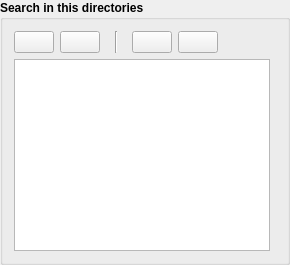
           <widget class="QGroupBox" name="groupBox_IncludeDirectories">
            <property name="font">
             <font>
              <bold>true</bold>
             </font>
            </property>
            <property name="title">
             <string>Search in this directories</string>
            </property>
            <layout class="QGridLayout" name="gridLayout_20">
             <item row="0" column="0" colspan="2">
              <layout class="QHBoxLayout" name="horizontalLayout_2">
               <item>
                <widget class="QPushButton" name="btn_AddIncludedDirectory">
                 <property name="toolTip">
                  <string>Add a directory to the include list.</string>
                 </property>
                 <property name="text">
                  <string/>
                 </property>
                 <property name="icon">
                  <iconset resource="resources.qrc">
                   <normaloff>:/icons/resources/icons/svg/add.svg</normaloff>:/icons/resources/icons/svg/add.svg</iconset>
                 </property>
                </widget>
               </item>
               <item>
                <widget class="QPushButton" name="btn_DeleteIncludedDirectories">
                 <property name="toolTip">
                  <string>Remove selected directories from the include list.</string>
                 </property>
                 <property name="text">
                  <string/>
                 </property>
                 <property name="icon">
                  <iconset resource="resources.qrc">
                   <normaloff>:/icons/resources/icons/svg/delete.svg</normaloff>:/icons/resources/icons/svg/delete.svg</iconset>
                 </property>
                </widget>
               </item>
               <item>
                <widget class="Line" name="line_4">
                 <property name="minimumSize">
                  <size>
                   <width>20</width>
                   <height>0</height>
                  </size>
                 </property>
                 <property name="maximumSize">
                  <size>
                   <width>20</width>
                   <height>16777215</height>
                  </size>
                 </property>
                 <property name="orientation">
                  <enum>Qt::Orientation::Vertical</enum>
                 </property>
                </widget>
               </item>
               <item>
                <widget class="QPushButton" name="btn_PasteIncludedDirectories">
                 <property name="toolTip">
                  <string>Paste directories into the include list from the clipboard.</string>
                 </property>
                 <property name="text">
                  <string/>
                 </property>
                 <property name="icon">
                  <iconset resource="resources.qrc">
                   <normaloff>:/icons/resources/icons/svg/paste.svg</normaloff>:/icons/resources/icons/svg/paste.svg</iconset>
                 </property>
                </widget>
               </item>
               <item>
                <widget class="QPushButton" name="btn_CopyIncludedDirectories">
                 <property name="toolTip">
                  <string>Copy selected directories from the include list to the clipboard.</string>
                 </property>
                 <property name="text">
                  <string/>
                 </property>
                 <property name="icon">
                  <iconset resource="resources.qrc">
                   <normaloff>:/icons/resources/icons/svg/copy.svg</normaloff>:/icons/resources/icons/svg/copy.svg</iconset>
                 </property>
                </widget>
               </item>
               <item>
                <spacer name="horizontalSpacer_4">
                 <property name="orientation">
                  <enum>Qt::Orientation::Horizontal</enum>
                 </property>
                 <property name="sizeHint" stdset="0">
                  <size>
                   <width>40</width>
                   <height>20</height>
                  </size>
                 </property>
                </spacer>
               </item>
              </layout>
             </item>
             <item row="1" column="0">
              <widget class="QTableView" name="tableView_IncludeDirectories">
               <property name="font">
                <font>
                 <bold>false</bold>
                </font>
               </property>
               <property name="selectionMode">
                <enum>QAbstractItemView::SelectionMode::ExtendedSelection</enum>
               </property>
               <property name="selectionBehavior">
                <enum>QAbstractItemView::SelectionBehavior::SelectRows</enum>
               </property>
               <property name="showGrid">
                <bool>false</bool>
               </property>
               <property name="sortingEnabled">
                <bool>true</bool>
               </property>
               <property name="wordWrap">
                <bool>false</bool>
               </property>
               <attribute name="horizontalHeaderMinimumSectionSize">
                <number>20</number>
               </attribute>
               <attribute name="verticalHeaderVisible">
                <bool>false</bool>
               </attribute>
              </widget>
             </item>
            </layout>
           </widget>
